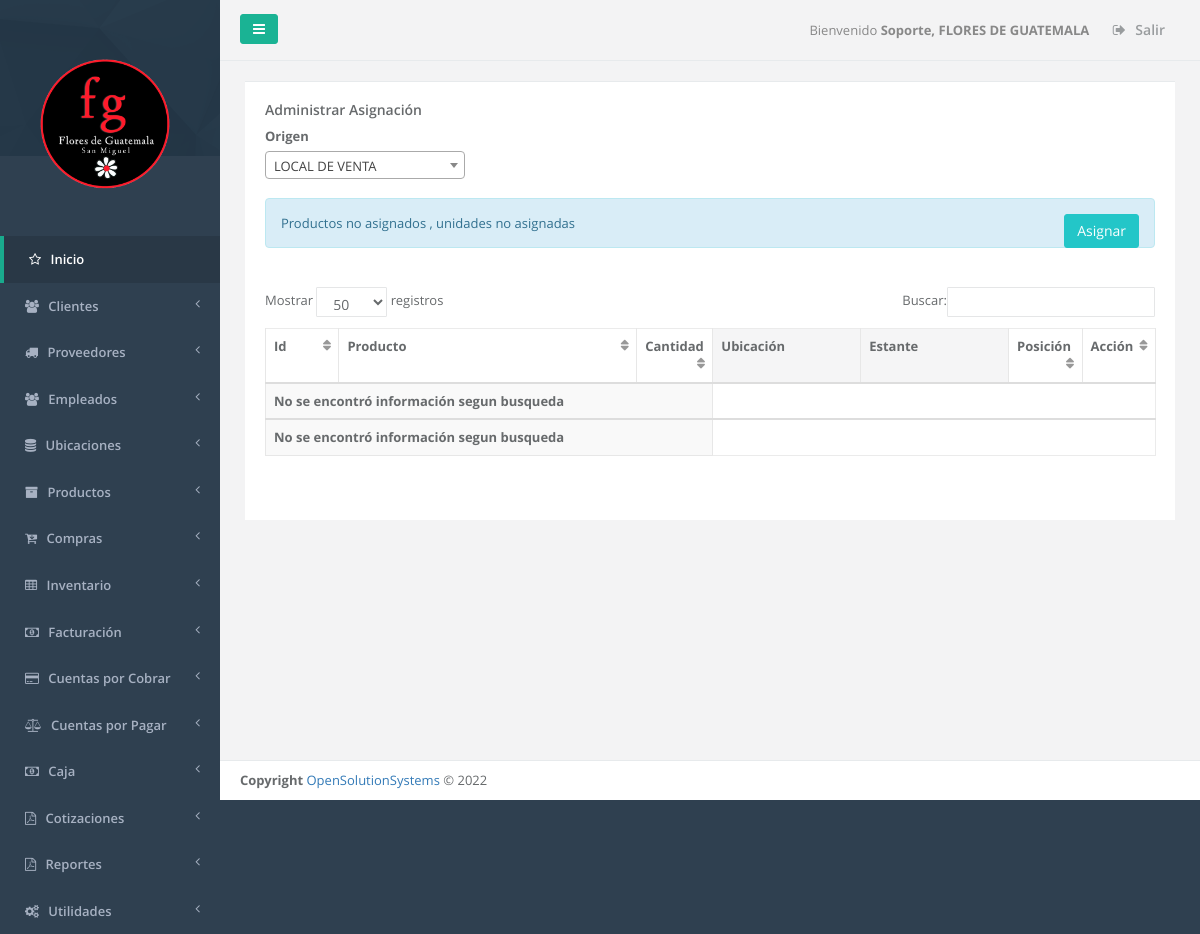
Page /admin_asignacion.php (signed in) on the committed database.
### tables this page shows
CREATE TABLE `sucursal` (
  `id_server` int(11) NOT NULL,
  `unique_id` text NOT NULL,
  `id_sucursal` int(11) NOT NULL,
  `descripcion` text NOT NULL,
  `direccion` varchar(255) NOT NULL,
  `telefono1` varchar(20) NOT NULL,
  `telefono2` varchar(20) NOT NULL,
  `casa_matriz` tinyint(1) NOT NULL,
  `iva` float NOT NULL,
  `monto_retencion1` float NOT NULL,
  `monto_retencion10` float NOT NULL,
  `monto_percepcion` float NOT NULL,
  `n_sucursal` int(11) NOT NULL,
  `vigencia_factura` int(11) NOT NULL,
  `vigencia_pedido` int(11) NOT NULL,
  `giro` varchar(100) NOT NULL,
  `nrc` varchar(100) NOT NULL,
  `nit` varchar(100) NOT NULL,
  `razon_social` varchar(150) NOT NULL,
  `logo` varchar(150) NOT NULL,
  `serie_cof` varchar(100) NOT NULL,
  `desde_cof` int(11) NOT NULL,
  `hasta_cof` int(11) NOT NULL,
  `serie_ccf` varchar(100) NOT NULL,
  `desde_ccf` int(11) NOT NULL,
  `hasta_ccf` int(11) NOT NULL,
  `ultima_act` date NOT NULL
);

CREATE TABLE `menu` (
  `id_server` int(11) NOT NULL,
  `unique_id` text NOT NULL,
  `id_menu` int(11) NOT NULL,
  `nombre` varchar(250) DEFAULT NULL,
  `prioridad` int(11) DEFAULT NULL,
  `icono` varchar(250) NOT NULL,
  `visible` tinyint(1) NOT NULL
);

### _conexion.php (called while the page is built, shortened)
<?php
$username = "root";
$password = "admin$";
$hostname = "localhost";
$dbname = "flores_guatemala";
$conexion = mysqli_connect("$hostname","$username","$password","$dbname");
function _query($sql_string){
  global $conexion;
  mysqli_set_charset($conexion,"utf8");
  $query=mysqli_query($conexion,$sql_string);
  return $query;
}
function _fetch_array($sql_string){
  $fetched = mysqli_fetch_array($sql_string,MYSQLI_ASSOC);
  return $fetched;
}
function _num_rows($sql_string){
  $rows = mysqli_num_rows($sql_string);
  return $rows;
}
function get_name_script($url){
  if ( strpos($url, '/') !== FALSE ){
    $nombre_archivo_tmp = explode('/', $url);
  }
  $nombre_archivo= array_pop($nombre_archivo_tmp );
  return  $nombre_archivo;
}
function permission_usr($id_user,$filename){
  $sql1="SELECT menu.id_menu, menu.nombre as nombremenu, menu.prioridad,
  modulo.id_modulo,  modulo.nombre as nombremodulo, modulo.descripcion, modulo.filename,
  usuario_modulo.id_usuario,usuario.admin as admin
  FROM menu, modulo, usuario_modulo, usuario
  WHERE usuario.id_usuario='$id_user'
  AND menu.id_menu=modulo.id_menu
  AND usuario.id_usuario=usuario_modulo.id_usuario
  AND usuario_modulo.id_modulo=modulo.id_modulo
  AND modulo.filename='$filename'
  ";
  $result1=_query($sql1);
  $count1=_num_rows($result1);
  if($count1 >0){
    $row1=_fetch_array($result1);
    $admin=$row1['admin'];
    $nombremodulo=$row1['nombremodulo'];
    $filename=$row1['filename'];
    $name_link=$filename;
  }
  else{
    $name_link='NOT';
  }
  return $name_link;
}
?>

### admin_asignacion.php (the view, shortened to what this page needs)
<?php
function initial()
{
$_PAGE = array();
$_PAGE ['links'] = null;
$_PAGE ['links'] .= '<link href="css/bootstrap.min.css" rel="stylesheet">';
$_PAGE ['links'] .= '<link href="font-awesome/css/font-awesome.css" rel="stylesheet">';
$_PAGE ['links'] .= '<link href="css/plugins/iCheck/custom.css" rel="stylesheet">';
$_PAGE ['links'] .= '<link href="css/plugins/toastr/toastr.min.css" rel="stylesheet">';
$_PAGE ['links'] .= '<link href="css/plugins/dataTables/dataTables.bootstrap.css" rel="stylesheet">';
$_PAGE ['links'] .= '<link href="css/plugins/dataTables/dataTables.responsive.css" rel="stylesheet">';
$_PAGE ['links'] .= '<link href="css/plugins/select2/select2.css" rel="stylesheet">';
$_PAGE ['links'] .= '<link href="css/plugins/dataTables/dataTables.tableTools.min.css" rel="stylesheet">';
$_PAGE ['links'] .= '<link href="css/animate.css" rel="stylesheet">';
$_PAGE ['links'] .= '<link href="css/style.css" rel="stylesheet">';
include_once "header.php";
include_once "main_menu.php";
$id_user=$_SESSION["id_usuario"];
$admin=$_SESSION["admin"];
$uri = $_SERVER['SCRIPT_NAME'];
$filename=get_name_script($uri);
$links=permission_usr($id_user, $filename);
?>
<div class="wrapper wrapper-content  animated fadeInRight">
	<div class="row" id="row1">
		<div class="col-lg-12">
			<div class="ibox float-e-margins">
				<?php
				if ($links!='NOT' || $admin=='1') {
					?>
					<div class="ibox-content">
						<header>
							<h4>Administrar Asignación</h4>
						</header>
            <div class="row">
              <div class="col-lg-3">
                <label>Origen</label>
              </div>
              <div class="col-lg-12">
                <br>
                <div class="alert alert-info" role="alert">
                    Productos no asignados <label id='no_asignado'></label>, unidades no asignadas <label id="num_no"></label>
                    <button type="button" class="btn btn-info pull-right" style="" id="asignar" name="asignar">Asignar </button>
                    <br>
                </div>
              </div>
            </div>
            <br>
						<section>
              <form id="frm1" class="" target="_self" action="agregar_reasignacion.php" method="POST">
                <input type="hidden" id="params" name="params" value="">
              </form>
							<table class="table table-striped table-bordered table-hover"  id="editable2">
								<thead>
									<tr>
										<th class="col-lg-1">Id</th>
										<th class="col-lg-4">Producto</th>
										<th class="col-lg-1">Cantidad</th>
										<th class="col-lg-2"> Ubicación </th>
										<th class="col-lg-2">Estante</th>
										<th class="col-lg-1">Posición</th>
                    <th class="col-lg-1">Acción</th>
									</tr>
								</thead>
							</table>
						</section>
					</div>
				</div>
				</div>
			</div>
		</div>
		<?php
        include("footer.php");
                } else {
        echo "<br><br><div class='alert alert-warning'>No tiene permiso para este modulo.</div></div></div></div></div>";
        include("footer.php");
    }
  }
  if (!isset($_REQUEST['process'])) {
      initial();
  }
  ?>

### main_menu.php (shortened to what this page needs)
<?php
  $id_sucursal = $_SESSION['id_sucursal'];
  $sql_sucursal = "SELECT * FROM sucursal WHERE id_sucursal = '$id_sucursal'";
  $query_sucursal = _query($sql_sucursal);
  $row_sucursal = _fetch_array($query_sucursal);
  $logo = $row_sucursal['logo'];
?>
<nav class="navbar-default navbar-static-side" role="navigation">
  <div class="sidebar-collapse">
    <ul class="nav" id="side-menu">
      <li class="nav-header">
        <div class="dropdown profile-element"> <span>
          <img alt="image" class="img-responsive" src="<?php echo $logo;  ?>" width="180px" style="margin-left: -3%;">
        </span>
      </div>
    </li>
    <?php
    $id_user=$_SESSION["id_usuario"];
    $admin=$_SESSION["admin"];
    $icono='fa fa-star-o';
    $sql_menus="SELECT id_menu, nombre, prioridad,icono FROM menu order by prioridad";
    $result=_query($sql_menus);
    $main_lnk='dashboard.php';
    if($admin=='1')
    {
      echo  "<li class='active'>";
      echo "<a href='dashboard.php'><i class='".$icono."'></i> <span class='nav-label'>Inicio</span></a>";
      echo  "</li>";
    }
    else
    {
      echo  "<li class='active'>";
      echo "<a href='dashboard.php'><i class='".$icono."'></i> <span class='nav-label'>Inicio</span></a>";
      echo  "</li>";
    }
    while($row=_fetch_array($result))
    {
      $menuname=$row['nombre'];
      $id_menu=$row['id_menu'];
      $icono=$row['icono'];
      if($admin=='1')
      {
        $sql_links="SELECT distinct menu.id_menu, menu.nombre as nombremenu, menu.prioridad,
        modulo.id_modulo, modulo.nombre as nombremodulo, modulo.descripcion, modulo.filename, usuario.admin
        FROM menu, modulo, usuario
        WHERE usuario.id_usuario='$id_user'
        AND usuario.admin='1'
        AND menu.id_menu='$id_menu'
        AND menu.id_menu=modulo.id_menu
        AND modulo.mostrarmenu='1'
        AND menu.visible=1
        ";
      }
      $result_modules=_query($sql_links);
      $numrow2=_num_rows($result_modules);
      if($numrow2>0)
      {
        echo "<li><a href='".$main_lnk."'><i class='".$icono."'></i></i> <span class='nav-label'>".$menuname."</span> <span class='fa arrow'></span></a>";
        echo" </li>";
      }
    }
  ?>
</div>
</nav>
<div id="page-wrapper" class="gray-bg">
  <div class="row border-bottom">
    <nav class="navbar navbar-static-top" role="navigation" style="margin-bottom: 0">
      <div class="navbar-header">
        <a class="navbar-minimalize minimalize-styl-2 btn btn-primary"><i class="fa fa-bars"></i> </a>
      </div>
      <?php
      $id_sucursal=$_SESSION["id_sucursal"];
      $qsucursal=_query("SELECT descripcion FROM sucursal WHERE id_sucursal='$id_sucursal'");
      $row_sucursal=_fetch_array($qsucursal);
      $sucursal=$row_sucursal["descripcion"];
      ?>
      <ul class="nav navbar-top-links navbar-right">
        <li>
          <span class="m-r-sm text-muted welcome-message">Bienvenido <b><?php echo $_SESSION["nombre"].", ".$sucursal ?> </b></span>
        </li>
        <li>
          <a href="logout.php">
            <i class="fa fa-sign-out"></i> Salir
          </a>
        </li>
      </ul>
    </nav>
  </div>

### rows in the picture
sucursal: logo (picture), descripcion "FLORES DE GUATEMALA"
menu: nombre "Clientes"
menu: nombre "Proveedores"
menu: nombre "Empleados"
menu: nombre "Ubicaciones"
menu: nombre "Productos"
menu: nombre "Compras"
menu: nombre "Inventario"
menu: nombre "Facturación"
menu: nombre "Cuentas por Cobrar"
menu: nombre "Cuentas por Pagar"
menu: nombre "Caja"
menu: nombre "Cotizaciones"
menu: nombre "Reportes"
menu: nombre "Utilidades"

### other values in the picture
$_SESSION["nombre"] "Soporte"
